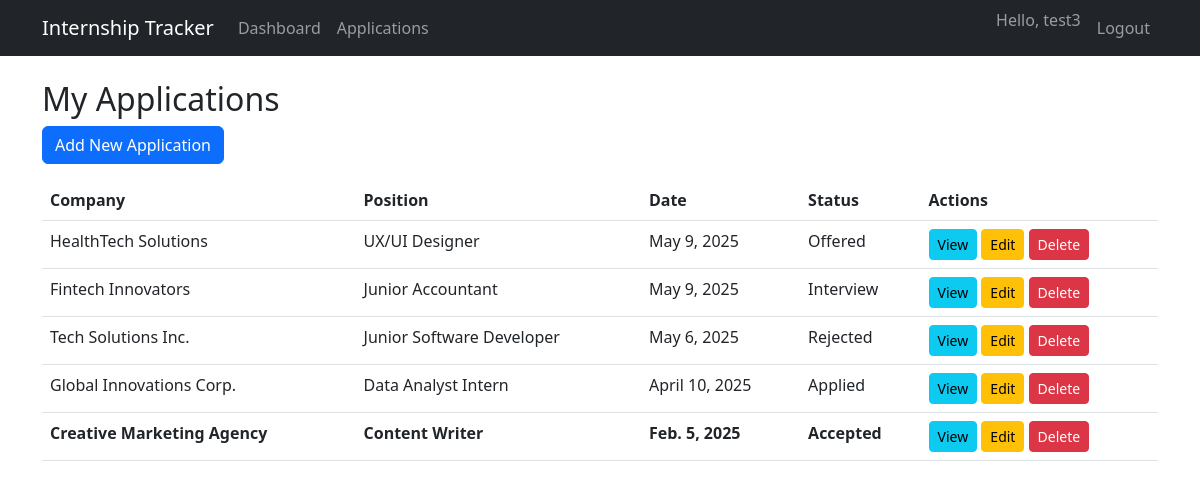
/applications/ (signed in), run on the app's committed database.
### tracker/models.py (models this page shows, shortened)
class Application(models.Model):
    user = models.ForeignKey(User, on_delete=models.CASCADE)
    company_name = models.CharField(max_length=100)
    position = models.CharField(max_length=100)
    application_date = models.DateField()
    status = models.CharField(max_length=20, choices=STATUS_CHOICES, default='applied')
    notes = models.TextField(blank=True, null=True)
    application_link = models.URLField(blank=True, null=True)
    contact_email = models.EmailField(blank=True, null=True)
    created_at = models.DateTimeField(auto_now_add=True)
    updated_at = models.DateTimeField(auto_now=True)
    class Meta:
        ordering = ['-application_date']

### tracker/views.py (the view)
# urls.py: path('applications/', views.application_list, name='application_list'),
@login_required
def application_list(request):
    applications = Application.objects.filter(user=request.user)
    return render(request, 'tracker/application_list.html', {'applications': applications})

### tracker/templates/tracker/application_list.html (shortened to what this page needs)
{% extends "tracker/base.html" %}
{% block content %}
<h2>My Applications</h2>
<div class="mb-3">
    <a href="{% url 'application_create' %}" class="btn btn-primary">Add New Application</a>
</div>
{% if applications %}
    <div class="table-responsive">
        <table class="table table-hover">
            <thead>
                <tr>
                    <th>Company</th>
                    <th>Position</th>
                    <th>Date</th>
                    <th>Status</th>
                    <th>Actions</th>
                </tr>
            </thead>
            <tbody>
                {% for application in applications %}
                    <tr class="status-{{ application.status }}">
                        <td>{{ application.company_name }}</td>
                        <td>{{ application.position }}</td>
                        <td>{{ application.application_date }}</td>
                        <td>{{ application.get_status_display }}</td>
                        <td>
                            <a href="{% url 'application_detail' application.pk %}" class="btn btn-sm btn-info">View</a>
                            <a href="{% url 'application_update' application.pk %}" class="btn btn-sm btn-warning">Edit</a>
                            <a href="{% url 'application_delete' application.pk %}" class="btn btn-sm btn-danger">Delete</a>
                        </td>
                    </tr>
                {% endfor %}
            </tbody>
        </table>
    </div>
{% else %}
    <div class="alert alert-info">
        You haven't added any applications yet. <a href="{% url 'application_create' %}">Add your first application</a> to get started.
    </div>
{% endif %}
{% endblock %}

### tracker/templates/tracker/base.html (shortened to what this page needs)
<!DOCTYPE html>
<html lang="en">
<head>
    <link href="https://cdn.jsdelivr.net/npm/bootstrap@5.3.0/dist/css/bootstrap.min.css" rel="stylesheet">
    {% load crispy_forms_tags %}
</head>
<body>
    <nav class="navbar navbar-expand-lg navbar-dark bg-dark fixed-top">
        <div class="container">
            <a class="navbar-brand" href="{% url 'dashboard' %}">Internship Tracker</a>
            <div class="collapse navbar-collapse" id="navbarNav">
                <ul class="navbar-nav me-auto">
                    {% if user.is_authenticated %}
                        <li class="nav-item">
                            <a class="nav-link" href="{% url 'dashboard' %}">Dashboard</a>
                        </li>
                        <li class="nav-item">
                            <a class="nav-link" href="{% url 'application_list' %}">Applications</a>
                        </li>
                    {% endif %}
                </ul>
                <ul class="navbar-nav">
                    {% if user.is_authenticated %}
                        <li class="nav-item">
                            <span class="navbar-text me-2">Hello, {{ user.username }}</span>
                        </li>
                        <li class="nav-item">
                            <a class="nav-link" href="{% url 'logout' %}">Logout</a>
                        </li>
                    {% endif %}
                </ul>
            </div>
        </div>
    </nav>
    <div class="container mt-4">
        {% block content %}{% endblock %}
    </div>
</body>
</html>

### tracker/templates/tracker/base.html (style rules this page uses)
body { padding-top: 56px; }
.status-applied { background-color: #fff3cd; }
.status-interview { background-color: #cce5ff; }
.status-rejected { background-color: #f8d7da; }
.status-offered { background-color: #d4edda; }
.status-accepted { background-color: #d4edda; font-weight: bold; }

### data on the page
Application: company_name "HealthTech Solutions", position "UX/UI Designer", application_date "May 9, 2025", status "Offered"
Application: company_name "Fintech Innovators", position "Junior Accountant", application_date "May 9, 2025", status "Interview"
Application: company_name "Tech Solutions Inc.", position "Junior Software Developer", application_date "May 6, 2025", status "Rejected"
Application: company_name "Global Innovations Corp.", position "Data Analyst Intern", application_date "April 10, 2025", status "Applied"
Application: company_name "Creative Marketing Agency", position "Content Writer", application_date "Feb. 5, 2025", status "Accepted"

### other printed values
{{ user.username }} "test3"
